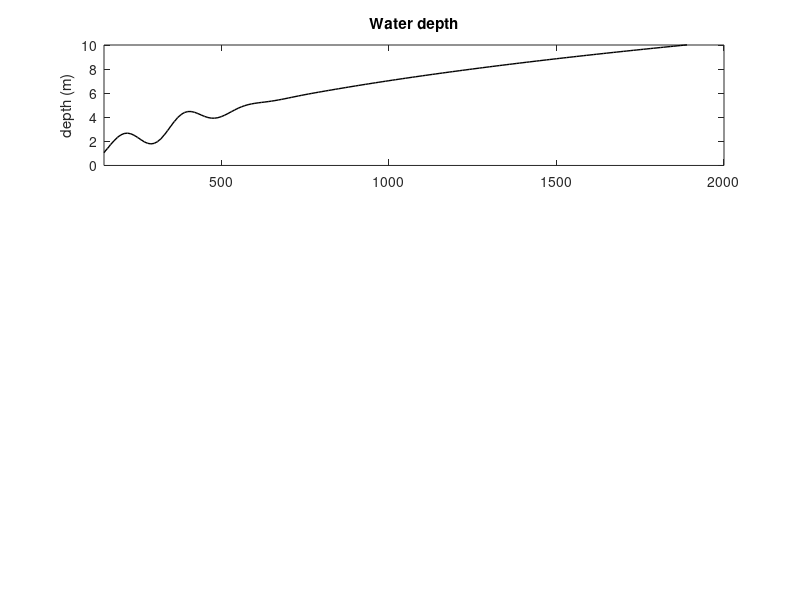

Here is the MATLAB script that generated this plot: (Note: this script raises an error after producing the figure.)
clear all;close all;
addpath('..\..\matlab_utils')
runid={'shoalref_coarse_neu','shoalref_fine_neu','shoalref_refined_neu'};
col={'.b','.r','.g'};
for irun=1:length(runid);
    g=9.81;
    zr=6;b=0.323;A=1.4;Ab=1;xb=300;Rb=200;
    Lb=200;Tb=20;dx=10;t=0;Lgrid=2000;
    dy=10;Lgridy=10000;
    hmin=1;
    z0=0;
    T=5;
    H0=1;
    figure(1);
    subplot(311);
    x=Lgrid:-dx:0;
    zbmean=zr-A*x.^b;
    zb=zbmean-Ab*exp(-((x-xb)/Rb).^2).*cos(2*pi*(x/Lb-t/Tb));
    %h=max(z0-zb,hmin);
    h=z0-zb;
    h(h<=hmin)=nan;
    plot(x,h,'k','linewidth',1);
    axis([150 2000 0 10]);
    ylabel('depth (m)')
    title('Water depth')
    idir=0
    for dir0=[0,45,60]
        idir=idir+1;
        t=0;
        S=zeros(size(x));
        hold on
        [k,C,Cg]=disper(h,T);
        dirm(idir,:)=asind(C/C(1)*sind(dir0));
        Ksh=sqrt(Cg(1)./Cg);
        Kr=sqrt(cosd(dir0)./cosd(dirm(idir,:)));
        Hm(idir,:)=H0.*Ksh.*Kr;
        subplot(312)
        plot(x,dirm(idir,:),'k','linewidth',1)
        xlim([150 2000])
        hold on
        ylabel('dir.(^o)')
        title('Wave direction')
        subplot(313)
        plot(x,Hm(idir,:),'k','linewidth',1)
        xlim([150 2000])
        hold on
        title('Wave height')
        ylabel('H (m)')
        xlabel('cross-shore distance (m)')
    end
    subplot(313)

    nx=Lgrid/dx;
    ny=Lgridy/dy;
    for j=1:ny+1;
        xx(:,j)=x;
        for i=1:nx+1;
            yy(i,j)=(j-1)*dy;
            zz(i,j)=zb(i);
        end
    end
    figure;
    pcolor(xx,yy,zz);
    shading flat;
    colorbar
    out=[xx(:),yy(:),zz(:)];
    save('profile.xyz','out','-ascii');
    obs=[x',x'*0+5000];
    save('central.obs','obs','-ascii');
    fname=['..\output\',runid{irun},'_his.nc'];
    xhis=ncread(fname,'station_x')
    Hm0(irun,:,:)=ncread(fname,'point_hm0');
    wavdir(irun,:,:)=ncread(fname,'point_wavdir');
    figure(1);
    subplot(312)
    for idir=1:3
        plot(xhis,90-squeeze(wavdir(irun,:,idir)),col{irun},'linewidth',1)
    end
    subplot(313)
    for idir=1:3
        plot(xhis,squeeze(Hm0(irun,:,idir)),col{irun},'linewidth',1)
    end
    ylim([0.75 1.25])
    %legend('0^o an','45^o an','60^o an','0^o num','45^o num','60^o num','orientation','vertical')
end
print('..\results\shoalref.png','-r300','-dpng')
for irun=1:length(runid)
    for idir=1:3
        measx=x;measy=squeeze(Hm(idir,:));compx=x;compy=squeeze(Hm0(irun,:,idir));
        [sH(irun,idir)]=skill0([measx(:),measy(:)],[compx(:),compy(:)],'nlast',15);
        measx=x;measy=squeeze(dirm(idir,:));compx=x;compy=squeeze(90-wavdir(irun,:,idir));
        [sdir(irun,idir)]=skill0([measx(:),measy(:)],[compx(:),compy(:)],'nlast',15);
    end
end
dir0=[0,30,45];
sp=sH;
fi=fopen('..\results\shoalref_stats_Hm0.txt','w');
fprintf(fi,'%20s %4s %8s %8s %8s %8s %8s %8s\n',...
    'runid','dir','r2','sci','relbias','bias','skill','rmse')
for idir=1:3
    for irun=1:length(runid)
        fprintf(fi,'%20s %4.0f %8.4f %8.3f %8.3f %8.3f %8.3f %8.3f\n', ...
            runid{irun},dir0(idir), ...
            sp(irun,idir).r2,sp(irun,idir).sci,sp(irun,idir).relbias, ...
            sp(irun,idir).bias,sp(irun,idir).skill,sp(irun,idir).rmse)
    end
end
fclose(fi)

sp=sdir;
fi=fopen('..\results\shoalref_stats_dir.txt','w');
fprintf(fi,'%20s %4s %8s %8s %8s %8s %8s %8s\n',...
    'runid','dir','r2','sci','relbias','bias','skill','rmse')
for idir=2:3
    for irun=1:length(runid)
        fprintf(fi,'%20s %4.0f %8.4f %8.3f %8.3f %8.3f %8.3f %8.3f\n', ...
            runid{irun},dir0(idir), ...
            sp(irun,idir).r2,sp(irun,idir).sci,sp(irun,idir).relbias, ...
            sp(irun,idir).bias,sp(irun,idir).skill,sp(irun,idir).rmse)
    end
end
fclose(fi)

